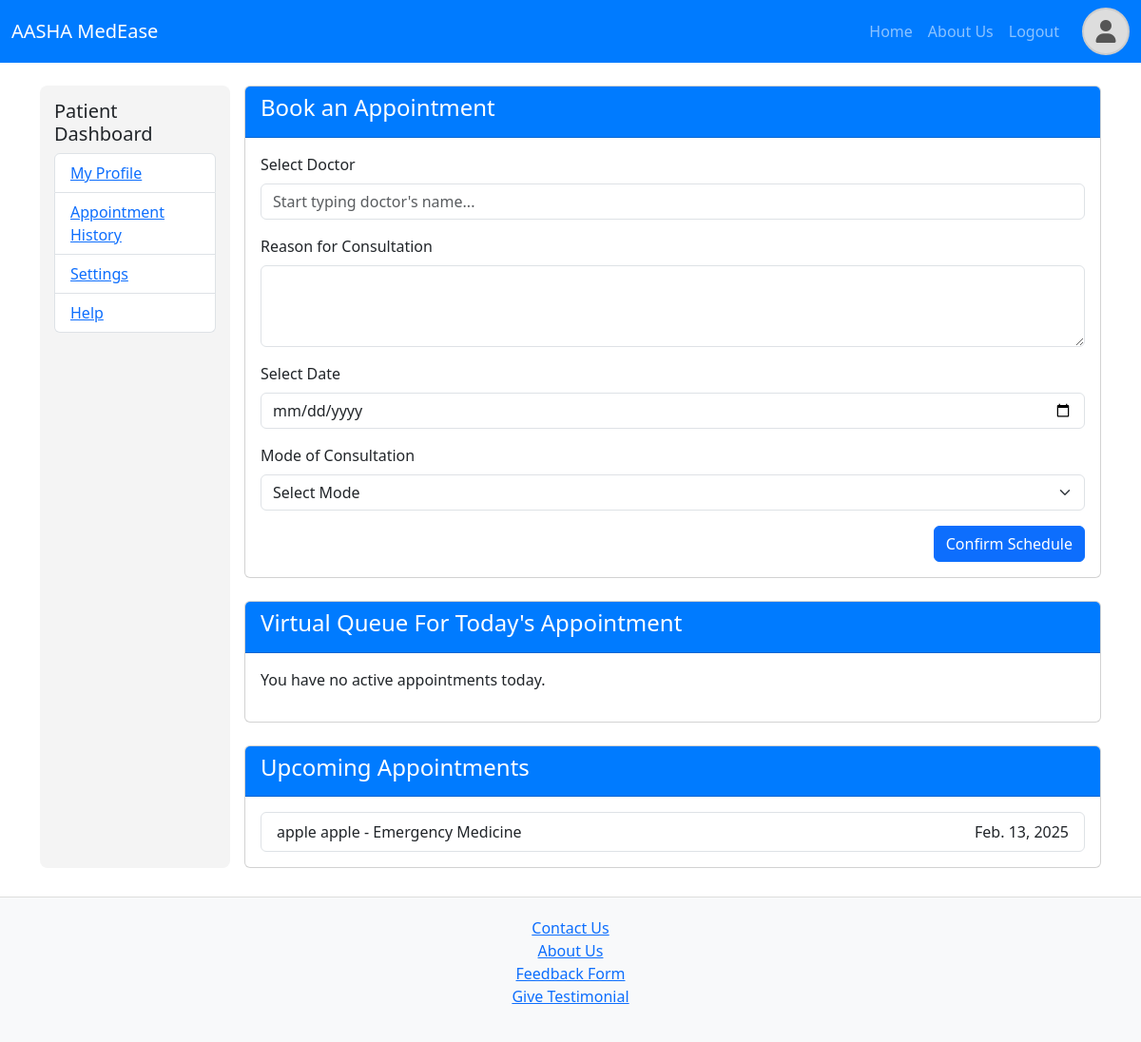
The page /patient/dashboard/ (signed in) on the database as committed earlier.
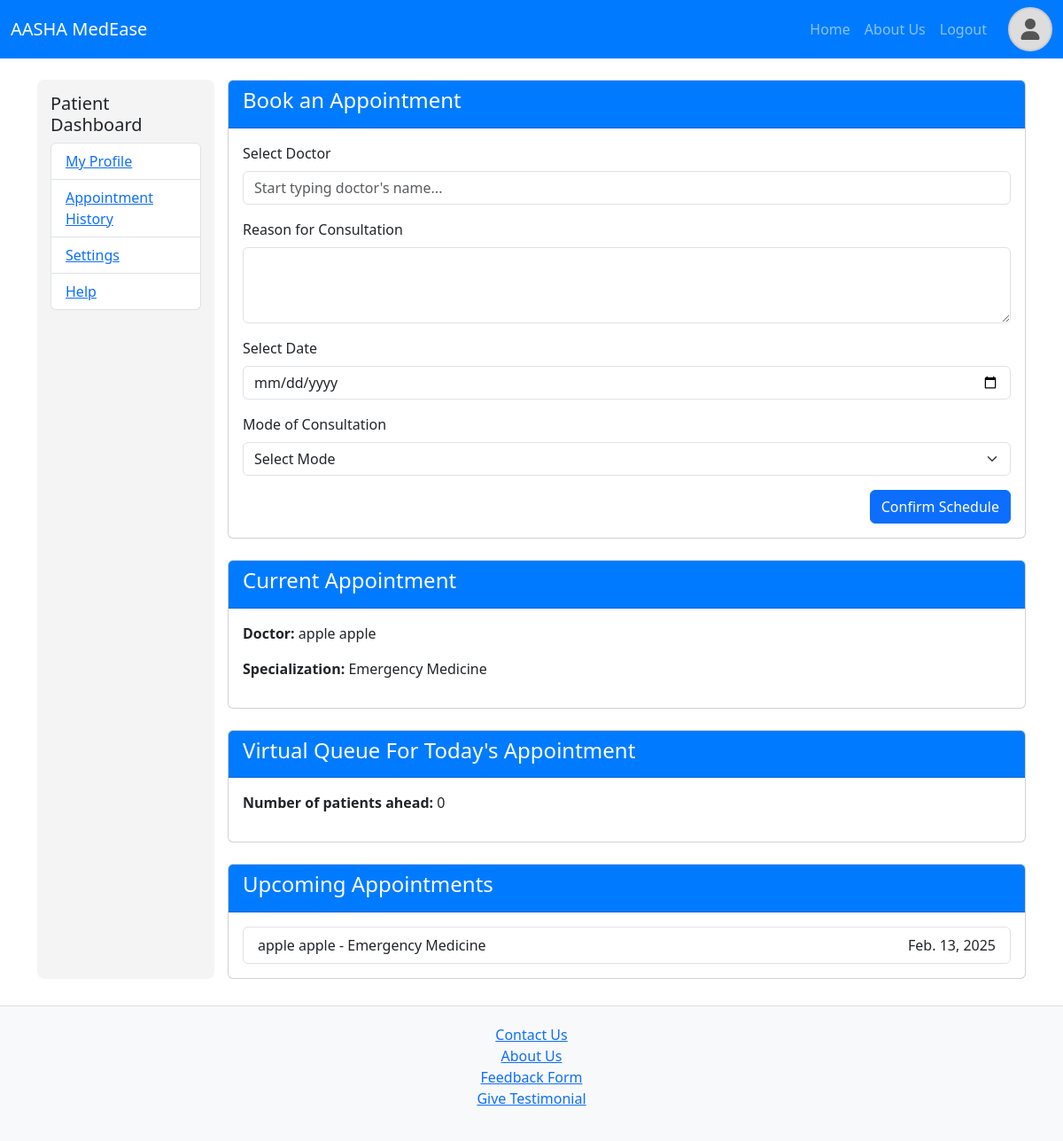
The same page on the database as committed later.
### app1/models.py (models this page shows, shortened)
class Appointment(models.Model):
    patient = models.ForeignKey(Patient, on_delete=models.CASCADE, related_name='appointments')
    doctor = models.ForeignKey(Doctor, on_delete=models.CASCADE, related_name='appointments')
    reason = models.TextField()
    date = models.DateField()
    time = models.TimeField(null=True, blank=True)
    mode = models.CharField(max_length=10, choices=CONSULTATION_MODE_CHOICES)
    is_completed = models.BooleanField(default=False)

class Doctor(models.Model):
    user = models.OneToOneField(CustomUser, on_delete=models.CASCADE, related_name='doctor_profile')
    full_name = models.CharField(max_length=100)
    phone = models.CharField(max_length=15)
    dob = models.DateField()
    gender = models.CharField(max_length=10)
    license_number = models.CharField(max_length=50)
    specialization = models.CharField(max_length=100)
    experience = models.IntegerField()
    workplace = models.CharField(max_length=200)
    address = models.TextField()
    consultation_mode = models.CharField(max_length=50)
    available_days = models.JSONField(default=list)
    start_time = models.TimeField()
    end_time = models.TimeField()
    max_patients = models.IntegerField()
    medical_degree = models.FileField(upload_to='doctor_documents/')
    government_id = models.FileField(upload_to='doctor_documents/')
    medical_license = models.FileField(upload_to='doctor_documents/')
    profile_picture = models.ImageField(upload_to='profile_pics/', blank=True, null=True)

### app1/views.py (the view)
# urls.py: path('patient/dashboard/', views.patient_dashboard, name='patient_dashboard'),
@login_required
def patient_dashboard(request):
    patient = request.user.patient_profile
    today = timezone.now().date()
    current_appointment = Appointment.objects.filter(
        patient=patient,
        date=today,
        is_completed=False
    ).order_by('id').first()
    queue_position = None
    if current_appointment:
        queue_position = Appointment.objects.filter(
            doctor=current_appointment.doctor,
            date=today,
            is_completed=False,
            id__lt=current_appointment.id
        ).count()
    upcoming_appointments = Appointment.objects.filter(
        patient=patient,
        is_completed=False,
        date__gt=today
    ).order_by('date', 'id')
    return render(request, 'pat_dashboard.html', {
        'current_appointment': current_appointment,
        'upcoming_appointments': upcoming_appointments,
        'queue_position': queue_position
    })

### templates/pat_dashboard.html (shortened to what the changed rows need)
<!DOCTYPE html>
<html lang="en">
<head>
    <link rel="stylesheet" href="https://cdnjs.cloudflare.com/ajax/libs/font-awesome/6.0.0/css/all.min.css">
    <link href="https://cdn.jsdelivr.net/npm/bootstrap@5.3.0/dist/css/bootstrap.min.css" rel="stylesheet">
</head>
<body>
    <div class="container mt-4">
        <div class="main-content">
            {% if current_appointment %}
            <div class="card mt-4">
                <div class="card-header">
                    <h4>Current Appointment</h4>
                </div>
                <div class="card-body">
                    <p><strong>Doctor:</strong> {{ current_appointment.doctor.full_name }}</p>
                    <p><strong>Specialization:</strong> {{ current_appointment.doctor.specialization }}</p>
                </div>
            </div>
            {% endif %}
            <div class="card mt-4">
                <div class="card-body">
                    {% if current_appointment %}
                        {% if queue_position is not None %}
                            <p><strong>Number of patients ahead:</strong> {{ queue_position }}</p>
                        {% else %}
                            <p>You are next in line!</p>
                        {% endif %}
                    {% else %}
                        <p>You have no active appointments today.</p>
                    {% endif %}
                </div>
            </div>
        </div>
    </div>
</body>
</html>

Rows that differ between the two databases and show on the page:
added Appointment: doctor.full_name "apple apple", doctor.specialization "Emergency Medicine"
Other text that changed with them:
{{ queue_position }}: (not shown) → "0"
text no longer shown: "You have no active appointments today."
text now shown: "Current Appointment Doctor: Specialization: Number of patients ahead:"
